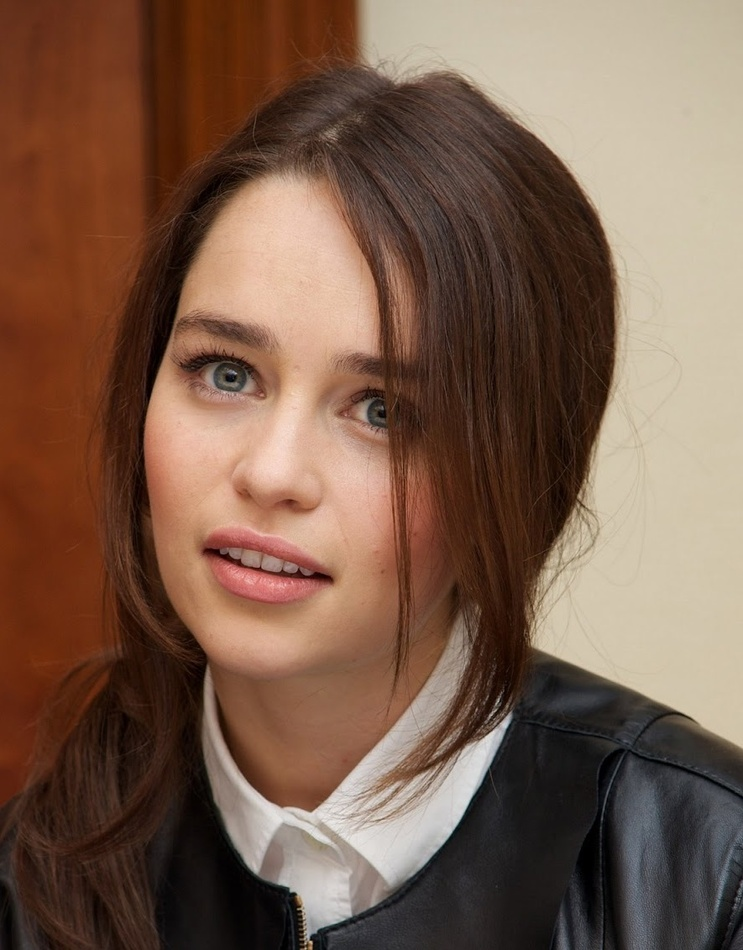
#> input picture studentPicture.jpg, 743 x 950 px, shrunk from 885 x 1131 before the run
$ python JoseLab9.py   (older library calls are emulated)
#> lines starting #> are read from the running program, lines starting #| are printed output that depends on the picture; after the words box and inside, x2 and y2 are one past the last pixel; in counts of white or black regions, pixels touching at a corner belong together
import cv2
import numpy as np
from matplotlib import pyplot as plt

img = cv2.imread('studentPicture.jpg',)
#> img is the input picture: shape (950, 743, 3); mean B, G, R 76.1, 93.2, 121.6


gray = cv2.cvtColor(img, cv2.COLOR_BGR2GRAY)
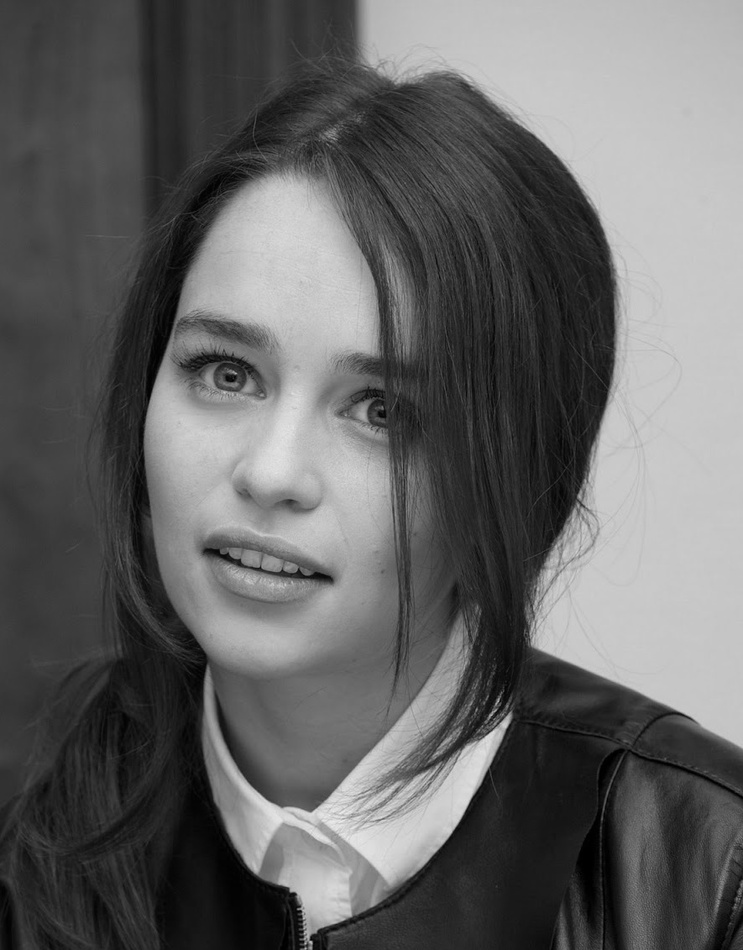
#> gray: shape (950, 743); min 0, max 238, mean 99.8


nrows=3
ncols =3

#add normal image
plt.subplot(nrows, ncols,1),plt.imshow(cv2.cvtColor(img, cv2.COLOR_BGR2RGB), cmap = 'gray')
plt.title('Original')
plt.xticks([])
plt.yticks([])
#add grayscale image
plt.subplot(nrows, ncols,2),plt.imshow(gray, cmap = 'gray')
plt.title("GrayScale")
plt.xticks([])
plt.yticks([])


#blur image 1
KernelSizeWidth = 5
KernelSizeHeight = 5
blur1 = cv2.GaussianBlur(gray,(KernelSizeWidth, KernelSizeHeight),0)

#ad blur1 image
plt.subplot(nrows, ncols,3),plt.imshow(blur1, cmap = 'gray')
plt.title("Blur image at 5")
plt.xticks([])
plt.yticks([])

#blur 2
KernelSizeWidth = 13
KernelSizeHeight = 13
blur2 = cv2.GaussianBlur(gray,(KernelSizeWidth, KernelSizeHeight),0)

#add blur 2
plt.subplot(nrows, ncols,4),plt.imshow(blur2, cmap = 'gray')
plt.title("Blur image at 13")
plt.xticks([])
plt.yticks([])

sobelHorizontal = cv2.Sobel(gray,cv2.CV_64F,1,0,ksize=5)  # x dir
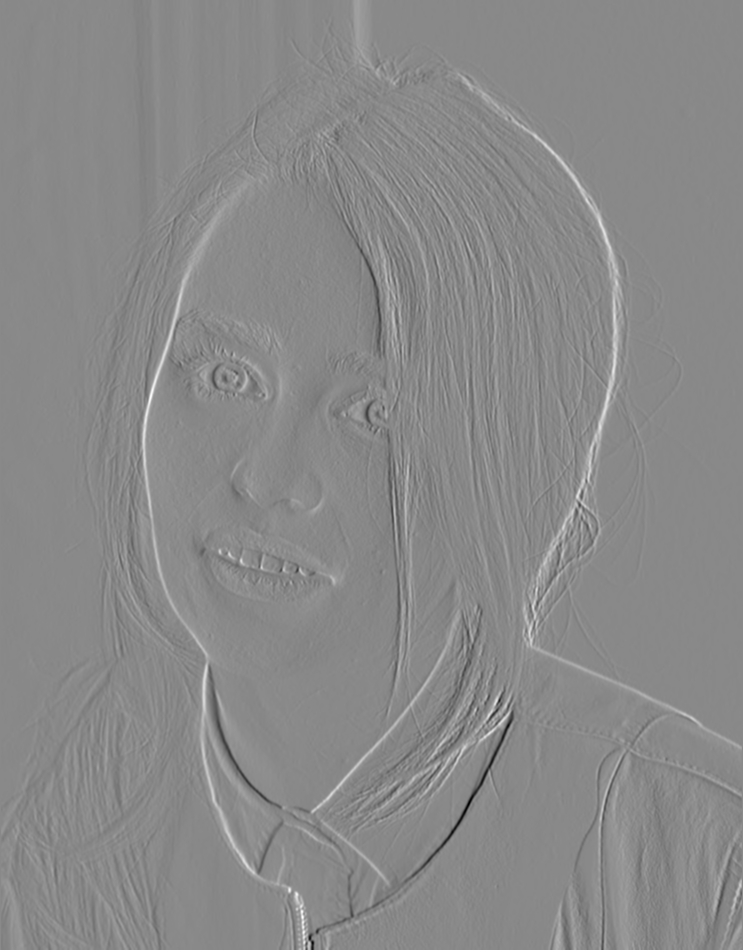
#> sobelHorizontal: shape (950, 743) float64; min -7488, max 6445, mean 18.6; drawn with min black and max white
sobelVertical   = cv2.Sobel(gray,cv2.CV_64F,0,1,ksize=5)  # y dir
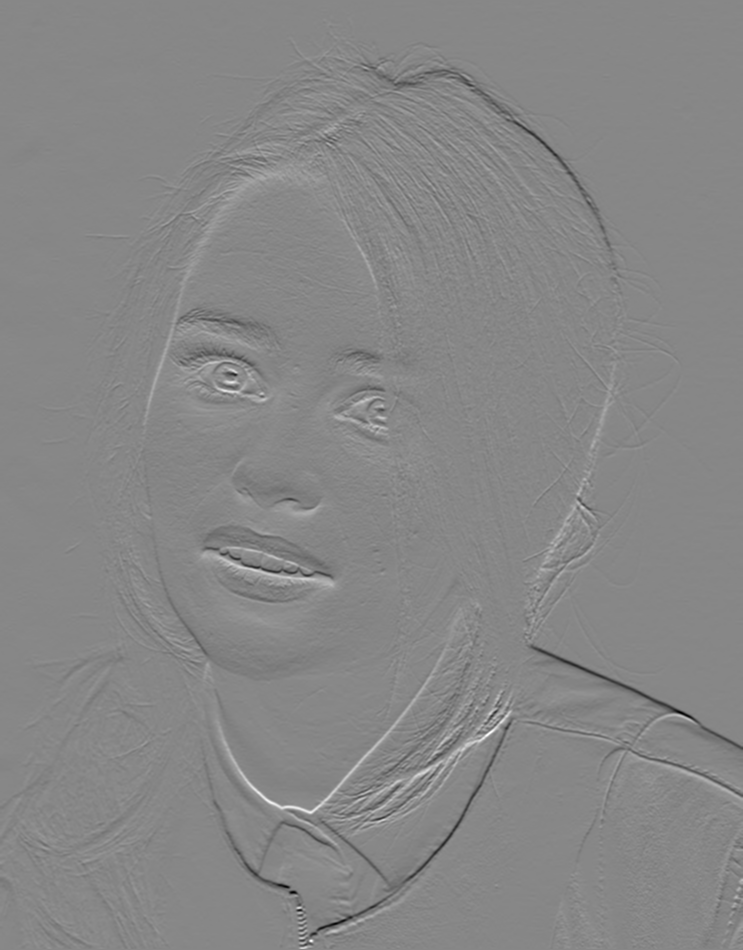
#> sobelVertical: shape (950, 743) float64; min -6810, max 6041, mean -11.5; drawn with min black and max white

#sobel horizontal
plt.subplot(nrows, ncols,5),plt.imshow(sobelHorizontal, cmap = 'gray')
plt.title("sobel Horizontal")
plt.xticks([])
plt.yticks([])

#sobel vertical
plt.subplot(nrows, ncols,6),plt.imshow(sobelVertical, cmap = 'gray')
plt.title("sobel vertical")
plt.xticks([])
plt.yticks([])

#add 2 sobel
doubleSobel = sobelHorizontal + sobelVertical

#double
plt.subplot(nrows, ncols,7),plt.imshow(doubleSobel, cmap = 'gray')
plt.title("2 sobel")
plt.xticks([])
plt.yticks([])

#canny
cannyThreshold = 50
cannyParam2  = 150
canny = cv2.Canny(gray,cannyThreshold,cannyParam2)
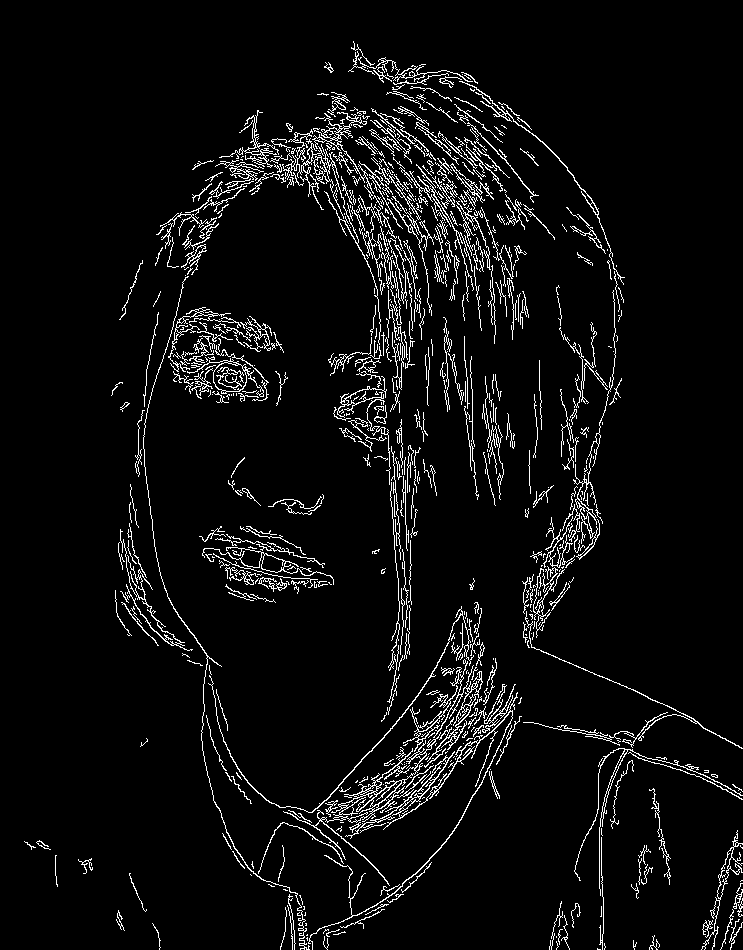
#> canny: shape (950, 743); 5.3% white in thin lines or dots

#show
plt.subplot(nrows, ncols,8),plt.imshow(canny, cmap = 'gray')
plt.title("canny 100-200")
plt.xticks([])
plt.yticks([])

#treshold
tresshold = 120

b = doubleSobel
r=0
c=0

height, width = doubleSobel.shape
#> height = 950; width = 743

for x in range(0,height):
    for y in range(0,width):
        if (doubleSobel[x][y] > tresshold):
            doubleSobel[x][y]=255
        else:
            doubleSobel[x][y]=0
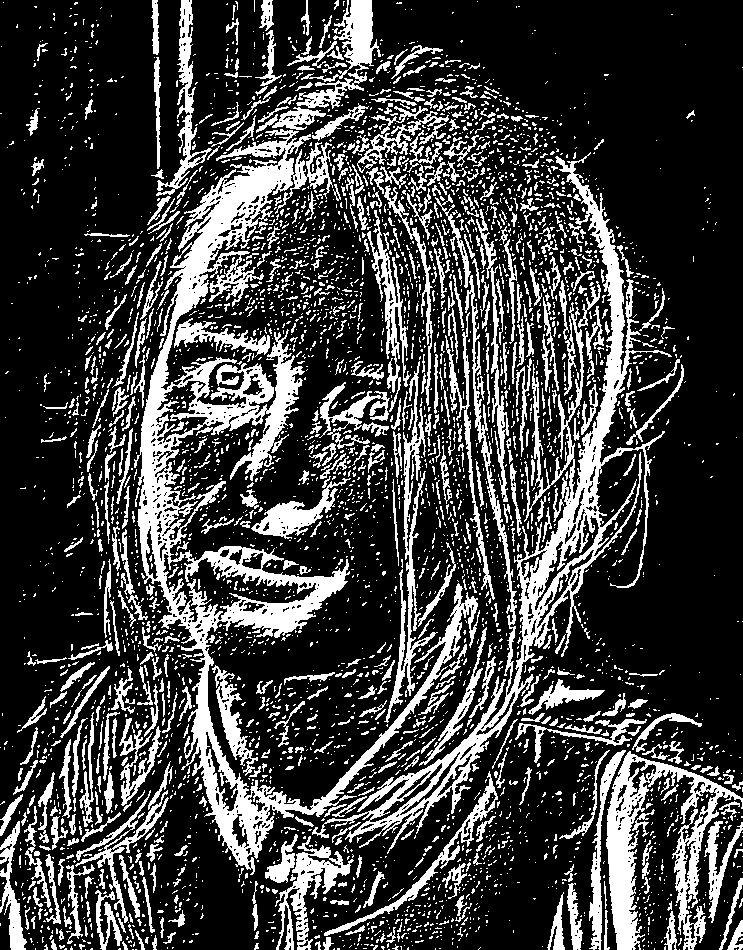
#> doubleSobel: shape (950, 743) float64; 24.7% white; 4468 white regions (3734 under 20 px), largest, box (x1, y1, x2, y2) and area: (134, 129, 480, 875) 37447, (312, 152, 672, 854) 21015, (606, 751, 743, 950) 8079


#show
plt.subplot(nrows, ncols,9),plt.imshow(doubleSobel, cmap = 'gray')
plt.title("canny 100-200")
plt.xticks([])
plt.yticks([])

plt.show()
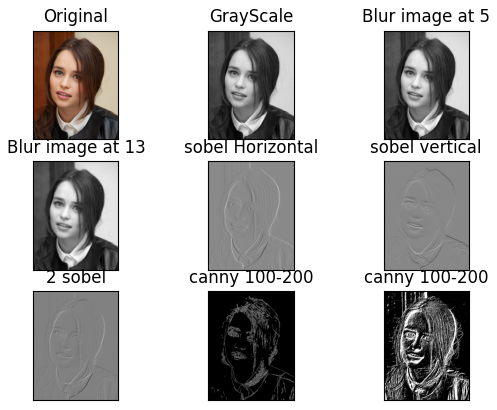
#> figure drawn by matplotlib, 9 panels
cv2.waitKey(0)

$ run again, with GMIT.jpg copied over studentPicture.jpg
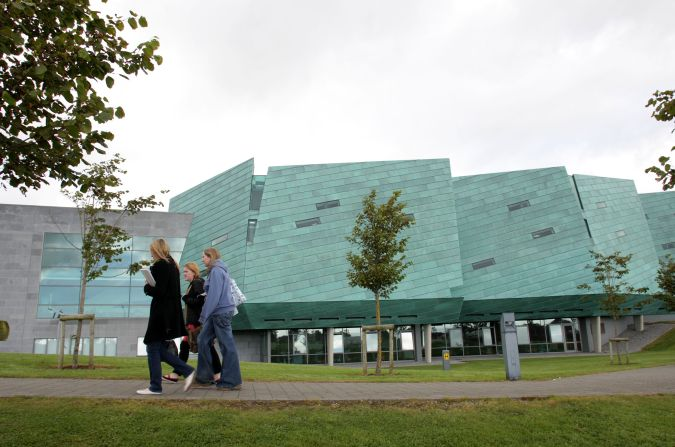
#> input picture GMIT.jpg, 675 x 447 px
#> img is the input picture: shape (447, 675, 3); mean B, G, R 146.4, 158.5, 148.9
#> `canny = cv2.Canny(gray,cannyThreshold,cannyParam2)`:
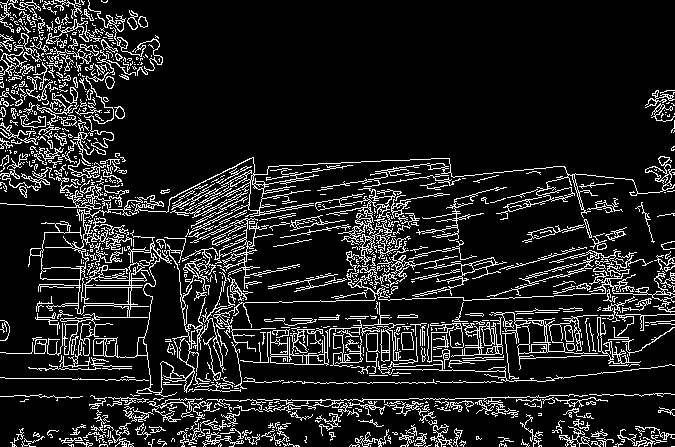
#> canny: shape (447, 675); 12.7% white in thin lines or dots
#> after the loop `for x in range(0,height):`:
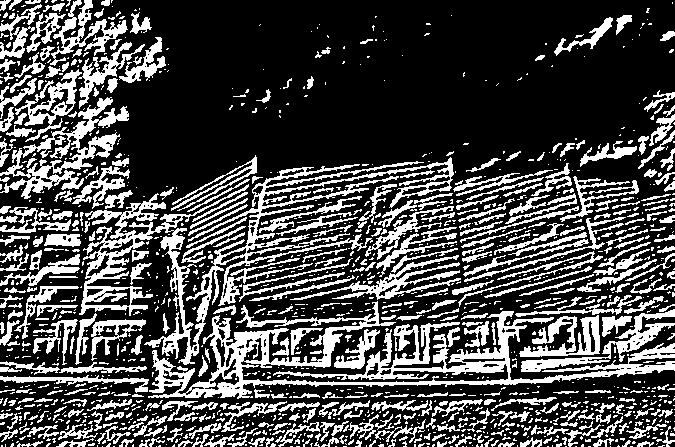
#> doubleSobel: shape (447, 675) float64; 28.8% white; 1438 white regions (1037 under 20 px), largest, box (x1, y1, x2, y2) and area: (148, 301, 675, 399) 11976, (79, 157, 454, 365) 11205, (0, 97, 129, 199) 3429

$ run again, with GMIT1.jpg copied over studentPicture.jpg
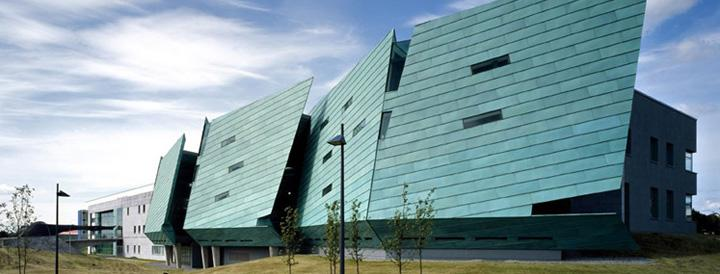
#> input picture GMIT1.jpg, 720 x 274 px
#> img is the input picture: shape (274, 720, 3); mean B, G, R 156.8, 150.6, 127.3
#> `canny = cv2.Canny(gray,cannyThreshold,cannyParam2)`:
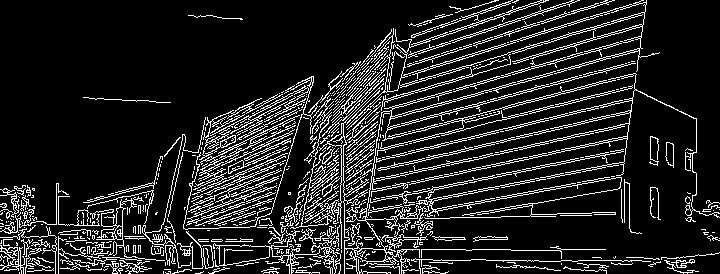
#> canny: shape (274, 720); 13.8% white in thin lines or dots
#> after the loop `for x in range(0,height):`:
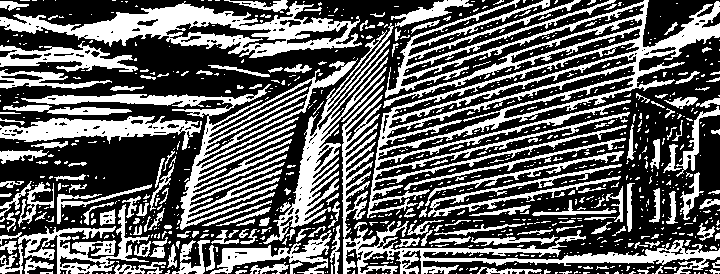
#> doubleSobel: shape (274, 720) float64; 38.4% white; 929 white regions (741 under 20 px), largest, box (x1, y1, x2, y2) and area: (367, 0, 720, 218) 15947, (21, 58, 358, 230) 7717, (0, 1, 362, 58) 7544
